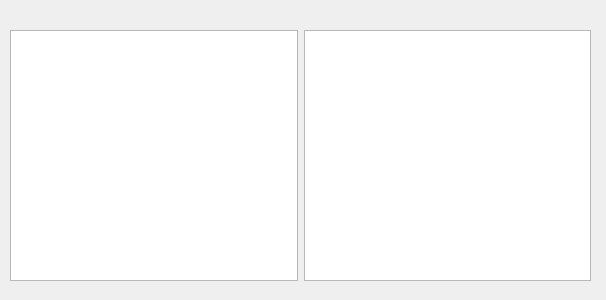
<?xml version="1.0" encoding="UTF-8"?>
<ui version="4.0">
 <class>Form</class>
 <widget class="QWidget" name="Form">
  <property name="geometry">
   <rect>
    <x>0</x>
    <y>0</y>
    <width>606</width>
    <height>300</height>
   </rect>
  </property>
  <property name="windowTitle">
   <string>Form</string>
  </property>
  <widget class="QWidget" name="">
   <property name="geometry">
    <rect>
     <x>10</x>
     <y>30</y>
     <width>581</width>
     <height>251</height>
    </rect>
   </property>
   <layout class="QHBoxLayout" name="horizontalLayout">
    <item>
     <widget class="QListView" name="listView">
      <property name="wordWrap">
       <bool>true</bool>
      </property>
     </widget>
    </item>
    <item>
     <widget class="QListView" name="listView2">
      <property name="wordWrap">
       <bool>true</bool>
      </property>
     </widget>
    </item>
   </layout>
   <zorder>listView2</zorder>
  </widget>
 </widget>
 <resources/>
 <connections/>
</ui>
